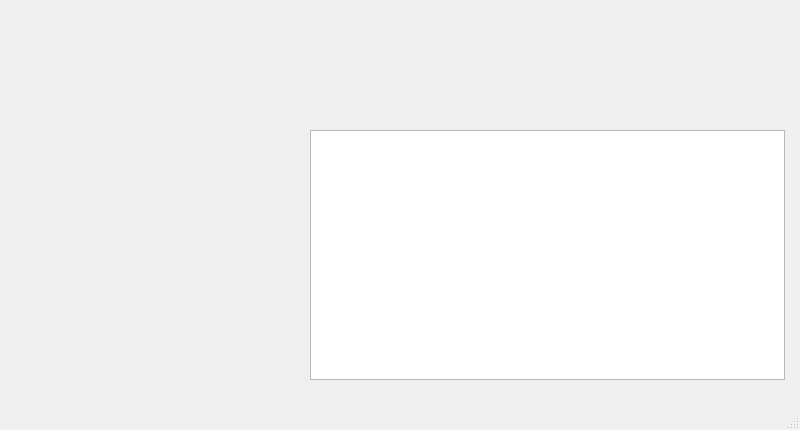
<?xml version="1.0" encoding="UTF-8"?>
<ui version="4.0">
 <class>MainWindow</class>
 <widget class="QMainWindow" name="MainWindow">
  <property name="geometry">
   <rect>
    <x>0</x>
    <y>0</y>
    <width>800</width>
    <height>430</height>
   </rect>
  </property>
  <property name="maximumSize">
   <size>
    <width>800</width>
    <height>430</height>
   </size>
  </property>
  <property name="cursor">
   <cursorShape>CrossCursor</cursorShape>
  </property>
  <property name="windowTitle">
   <string>MainWindow</string>
  </property>
  <widget class="QWidget" name="centralwidget">
   <widget class="QTableWidget" name="goodstableWidget">
    <property name="geometry">
     <rect>
      <x>310</x>
      <y>130</y>
      <width>475</width>
      <height>250</height>
     </rect>
    </property>
    <property name="font">
     <font>
      <pointsize>15</pointsize>
      <weight>75</weight>
      <bold>true</bold>
     </font>
    </property>
    <property name="cursor" stdset="0">
     <cursorShape>CrossCursor</cursorShape>
    </property>
    <property name="autoFillBackground">
     <bool>false</bool>
    </property>
    <property name="editTriggers">
     <set>QAbstractItemView::NoEditTriggers</set>
    </property>
    <property name="dragDropOverwriteMode">
     <bool>false</bool>
    </property>
    <property name="rowCount">
     <number>0</number>
    </property>
    <property name="columnCount">
     <number>2</number>
    </property>
    <attribute name="horizontalHeaderVisible">
     <bool>false</bool>
    </attribute>
    <attribute name="horizontalHeaderDefaultSectionSize">
     <number>100</number>
    </attribute>
    <attribute name="horizontalHeaderShowSortIndicator" stdset="0">
     <bool>false</bool>
    </attribute>
    <attribute name="horizontalHeaderStretchLastSection">
     <bool>true</bool>
    </attribute>
    <attribute name="verticalHeaderDefaultSectionSize">
     <number>100</number>
    </attribute>
    <attribute name="verticalHeaderShowSortIndicator" stdset="0">
     <bool>false</bool>
    </attribute>
    <column/>
    <column/>
   </widget>
   <widget class="QLabel" name="backLabel">
    <property name="geometry">
     <rect>
      <x>0</x>
      <y>0</y>
      <width>800</width>
      <height>430</height>
     </rect>
    </property>
    <property name="text">
     <string/>
    </property>
   </widget>
   <zorder>backLabel</zorder>
   <zorder>goodstableWidget</zorder>
  </widget>
  <widget class="QStatusBar" name="statusbar">
   <property name="cursor">
    <cursorShape>UpArrowCursor</cursorShape>
   </property>
  </widget>
 </widget>
 <resources/>
 <connections/>
</ui>
